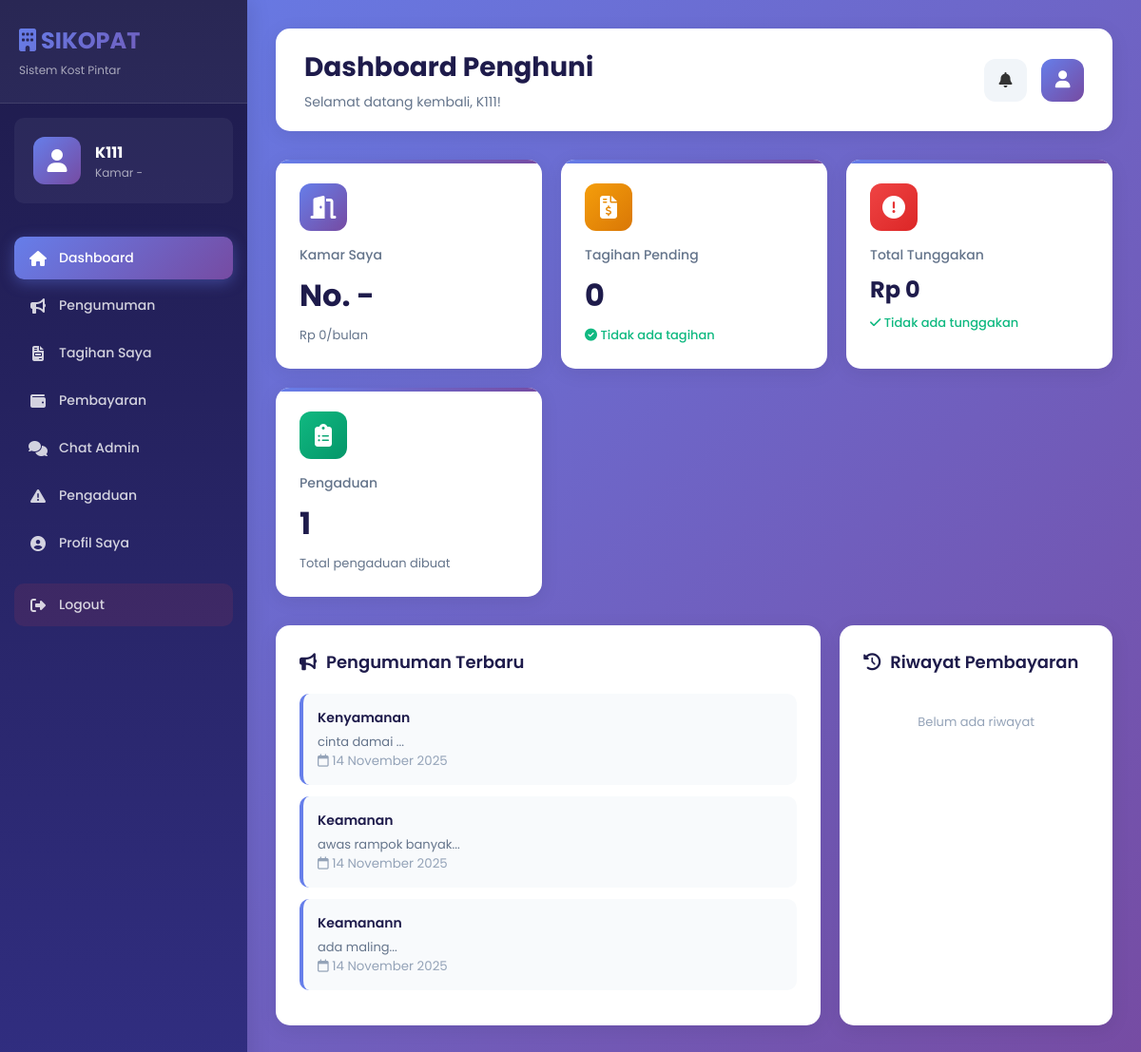
Screenshot of /penghuni/dashboard.php (signed in) with the database file from the repository.
### tables this page shows
CREATE TABLE `pengumuman` (
  `id` int(11) NOT NULL,
  `judul` varchar(255) DEFAULT NULL,
  `isi` text NOT NULL,
  `created_by` int(11) DEFAULT NULL,
  `created_at` datetime DEFAULT current_timestamp()
);

### penghuni/dashboard.php (the view, shortened to what this page needs)
<?php
include '../koneksi.php';
$id_penghuni = $_SESSION['id_penghuni'] ?? $_SESSION['user_id'];
$q_penghuni = mysqli_query($koneksi, "
    SELECT pk.*, k.nomor_kamar, k.harga
    FROM penghuni_kamar pk
    LEFT JOIN kamar k ON pk.id = k.id
    WHERE pk.id = '$id_penghuni'
");
$data_penghuni = mysqli_fetch_assoc($q_penghuni);
$q_tagihan = mysqli_query($koneksi, "
    SELECT COUNT(*) AS total
    FROM pembayaran p
    LEFT JOIN tagihan t ON p.tagihan_id = t.id
    WHERE t.penghuni_id = '$id_penghuni'
    AND t.status = 'belum_bayar'
");
$total_tagihan = mysqli_fetch_assoc($q_tagihan)['total'] ?? 0;
$q_tunggakan = mysqli_query($koneksi, "
    SELECT SUM(t.jumlah) AS total
    FROM pembayaran p
    LEFT JOIN tagihan t ON p.tagihan_id = t.id
    WHERE t.penghuni_id = '$id_penghuni'
    AND t.status = 'belum_bayar'
");
$total_tunggakan = mysqli_fetch_assoc($q_tunggakan)['total'] ?? 0;
$q_pengaduan = mysqli_query($koneksi, "
    SELECT COUNT(*) AS total
    FROM pengaduan
    WHERE user_id = '$id_penghuni'
");
$total_pengaduan = mysqli_fetch_assoc($q_pengaduan)['total'] ?? 0;
$pengumuman_query = mysqli_query($koneksi, "
    SELECT * FROM pengumuman
    ORDER BY created_at DESC
    LIMIT 3
");
$pembayaran_query = mysqli_query($koneksi, "
    SELECT p.*
    FROM pembayaran p
    JOIN tagihan t ON p.tagihan_id = t.id
    WHERE t.penghuni_id = '$id_penghuni'
    ORDER BY p.created_at DESC
    LIMIT 3
");
?>
<!DOCTYPE html>
<html lang="id">
<head>
<link rel="stylesheet" href="https://cdnjs.cloudflare.com/ajax/libs/font-awesome/6.5.0/css/all.min.css">
</head>
<body>
<div class="sidebar">
    <div class="sidebar-header">
        <h3><i class="fa-solid fa-building"></i> SIKOPAT</h3>
        <p>Sistem Kost Pintar</p>
    </div>
    <div class="user-profile">
        <div class="user-avatar-big">
            <i class="fa-solid fa-user"></i>
        </div>
        <div class="user-profile-info">
            <h4><?= htmlspecialchars($data_penghuni['nama_lengkap'] ?? $_SESSION['username']) ?></h4>
            <p>Kamar <?= $data_penghuni['nomor_kamar'] ?? '-' ?></p>
        </div>
    </div>
    <ul>
        <li><a href="dashboard.php" class="active"><i class="fa-solid fa-house"></i> Dashboard</a></li>
        <li><a href="pengumuman.php"><i class="fa-solid fa-bullhorn"></i> Pengumuman</a></li>
        <li><a href="tagihan.php"><i class="fa-solid fa-file-invoice"></i> Tagihan Saya</a></li>
        <li><a href="pembayaran.php"><i class="fa-solid fa-wallet"></i> Pembayaran</a></li>
        <li><a href="chat.php"><i class="fa-solid fa-comments"></i> Chat Admin</a></li>
        <li><a href="pengaduan_penghuni.php"><i class="fa-solid fa-triangle-exclamation"></i> Pengaduan</a></li>
        <li><a href="profil_penghuni.php"><i class="fa-solid fa-user-circle"></i> Profil Saya</a></li>
        <li>
            <a href="../logout.php" onclick="return confirm('Yakin ingin logout?')" class="logout-btn">
                <i class="fa fa-sign-out-alt"></i> Logout
            </a>
        </li>
    </ul>
</div>
<div class="content">
    <div class="top-bar">
        <div class="welcome-text">
            <h1>Dashboard Penghuni</h1>
            <p>Selamat datang kembali, <?= htmlspecialchars($data_penghuni['nama_lengkap'] ?? $_SESSION['username']) ?>!</p>
        </div>
        <div class="user-info">
            <div class="notif-icon" onclick="toggleNotif()">
                <i class="fa-solid fa-bell"></i>
            </div>
            <a href="profil_penghuni.php" style="text-decoration: none;">
                <div class="user-avatar" title="Lihat Profil">
                    <i class="fa-solid fa-user"></i>
                </div>
            </a>
        </div>
    </div>
    <div class="cards">
        <div class="card">
            <div class="card-icon blue">
                <i class="fa-solid fa-door-open"></i>
            </div>
            <h4>Kamar Saya</h4>
            <h2>No. <?= $data_penghuni['nomor_kamar'] ?? '-' ?></h2>
            <p style="color: #64748b;">Rp <?= number_format($data_penghuni['harga_sewa'] ?? 0, 0, ',', '.') ?>/bulan</p>
        </div>
        <div class="card">
            <div class="card-icon orange">
                <i class="fa-solid fa-file-invoice-dollar"></i>
            </div>
            <h4>Tagihan Pending</h4>
            <h2><?= $total_tagihan ?></h2>
            <?php if($total_tagihan > 0): ?>
            <p class="red"><i class="fa-solid fa-clock"></i> Segera bayar</p>
            <?php else: ?>
            <p class="green"><i class="fa-solid fa-check-circle"></i> Tidak ada tagihan</p>
            <?php endif; ?>
        </div>
        <div class="card">
            <div class="card-icon red">
                <i class="fa-solid fa-exclamation-circle"></i>
            </div>
            <h4>Total Tunggakan</h4>
            <h2 style="font-size: 24px;">Rp <?= number_format($total_tunggakan, 0, ',', '.') ?></h2>
            <?php if($total_tunggakan > 0): ?>
            <p class="red"><i class="fa-solid fa-warning"></i> Harap dibayarkan</p>
            <?php else: ?>
            <p class="green"><i class="fa-solid fa-check"></i> Tidak ada tunggakan</p>
            <?php endif; ?>
        </div>
        <div class="card">
            <div class="card-icon green">
                <i class="fa-solid fa-clipboard-list"></i>
            </div>
            <h4>Pengaduan</h4>
            <h2><?= $total_pengaduan ?></h2>
            <p style="color: #64748b;">Total pengaduan dibuat</p>
        </div>
    </div>
    <div class="section-container">
        <div class="section-card">
            <h3><i class="fa-solid fa-bullhorn"></i> Pengumuman Terbaru</h3>
            <?php if(mysqli_num_rows($pengumuman_query) > 0): ?>
                <?php while($pengumuman = mysqli_fetch_assoc($pengumuman_query)): ?>
                <div class="pengumuman-item">
                    <h5><?= htmlspecialchars($pengumuman['judul']) ?></h5>
                    <p><?= substr(strip_tags($pengumuman['isi']), 0, 100) ?>...</p>
                    <small style="color: #94a3b8;">
                        <i class="fa-regular fa-calendar"></i>
                        <?= date('d F Y', strtotime($pengumuman['created_at'])) ?>
                    </small>
                </div>
                <?php endwhile; ?>
            <?php else: ?>
                <p style="text-align: center; color: #94a3b8; padding: 20px;">
                    Belum ada pengumuman
                </p>
            <?php endif; ?>
        </div>
        <div class="section-card">
            <h3><i class="fa-solid fa-history"></i> Riwayat Pembayaran</h3>
            <?php if(mysqli_num_rows($pembayaran_query) > 0): ?>
                <?php while($bayar = mysqli_fetch_assoc($pembayaran_query)): ?>
                <div class="pembayaran-item">
                    <div>
                        <p style="font-size: 13px; font-weight: 600; color: #1e1b4b; margin: 0;">
                            <?= date('M Y', strtotime($bayar['periode'])) ?>
                        </p>
                        <small style="color: #64748b;">
                            Rp <?= number_format($bayar['total_bayar'], 0, ',', '.') ?>
                        </small>
                    </div>
                    <div>
                        <?php if($bayar['status'] == 'lunas'): ?>
                            <span class="badge badge-lunas">Lunas</span>
                        <?php elseif($bayar['status'] == 'pending'): ?>
                            <span class="badge badge-pending">Pending</span>
                        <?php else: ?>
                            <span class="badge badge-belum">Belum Lunas</span>
                        <?php endif; ?>
                    </div>
                </div>
                <?php endwhile; ?>
                <a href="pembayaran_penghuni.php" style="display: block; text-align: center; margin-top: 15px; color: #667eea; text-decoration: none; font-size: 14px; font-weight: 500;">
                    Lihat Semua <i class="fa-solid fa-arrow-right"></i>
                </a>
            <?php else: ?>
                <p style="text-align: center; color: #94a3b8; padding: 20px; font-size: 13px;">
                    Belum ada riwayat
                </p>
            <?php endif; ?>
        </div>
    </div>
</div>
</body>
</html>

### rows the page displays
pengumuman: judul "Kenyamanan", isi "cinta damai", created_at "14 November 2025"
pengumuman: judul "Keamanan", isi "awas rampok banyak", created_at "14 November 2025"
pengumuman: judul "Keamanann", isi "ada maling", created_at "14 November 2025"

### other values shown
$data_penghuni['nama_lengkap'] "K111"
$data_penghuni['nomor_kamar'] "-"
$data_penghuni['harga_sewa'] "0"
$total_tagihan "0"
$total_tunggakan "0"
$total_pengaduan "1"
